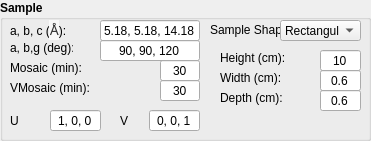
   <widget class="QGroupBox" name="groupBox_4">
    <property name="geometry">
     <rect>
      <x>10</x>
      <y>270</y>
      <width>371</width>
      <height>141</height>
     </rect>
    </property>
    <property name="font">
     <font>
      <weight>75</weight>
      <bold>true</bold>
     </font>
    </property>
    <property name="title">
     <string>Sample</string>
    </property>
    <widget class="QLabel" name="sample_height_label">
     <property name="geometry">
      <rect>
       <x>220</x>
       <y>50</y>
       <width>101</width>
       <height>16</height>
      </rect>
     </property>
     <property name="sizePolicy">
      <sizepolicy hsizetype="Fixed" vsizetype="Fixed">
       <horstretch>0</horstretch>
       <verstretch>0</verstretch>
      </sizepolicy>
     </property>
     <property name="minimumSize">
      <size>
       <width>71</width>
       <height>16</height>
      </size>
     </property>
     <property name="font">
      <font>
       <weight>50</weight>
       <bold>false</bold>
      </font>
     </property>
     <property name="text">
      <string>Height (cm):</string>
     </property>
     <property name="alignment">
      <set>Qt::AlignLeading|Qt::AlignLeft|Qt::AlignVCenter</set>
     </property>
    </widget>
    <widget class="QLabel" name="sample_v_label">
     <property name="geometry">
      <rect>
       <x>120</x>
       <y>110</y>
       <width>21</width>
       <height>21</height>
      </rect>
     </property>
     <property name="minimumSize">
      <size>
       <width>21</width>
       <height>21</height>
      </size>
     </property>
     <property name="font">
      <font>
       <weight>50</weight>
       <bold>false</bold>
      </font>
     </property>
     <property name="text">
      <string>V</string>
     </property>
    </widget>
    <widget class="QLabel" name="sample_u_label">
     <property name="geometry">
      <rect>
       <x>10</x>
       <y>110</y>
       <width>21</width>
       <height>21</height>
      </rect>
     </property>
     <property name="minimumSize">
      <size>
       <width>21</width>
       <height>21</height>
      </size>
     </property>
     <property name="font">
      <font>
       <weight>50</weight>
       <bold>false</bold>
      </font>
     </property>
     <property name="text">
      <string>U</string>
     </property>
    </widget>
    <widget class="QLabel" name="sample_shape_label">
     <property name="geometry">
      <rect>
       <x>210</x>
       <y>20</y>
       <width>101</width>
       <height>20</height>
      </rect>
     </property>
     <property name="font">
      <font>
       <weight>50</weight>
       <bold>false</bold>
      </font>
     </property>
     <property name="text">
      <string>Sample Shape</string>
     </property>
     <property name="alignment">
      <set>Qt::AlignLeading|Qt::AlignLeft|Qt::AlignVCenter</set>
     </property>
    </widget>
    <widget class="QLineEdit" name="sample_u_input">
     <property name="geometry">
      <rect>
       <x>50</x>
       <y>110</y>
       <width>51</width>
       <height>21</height>
      </rect>
     </property>
     <property name="minimumSize">
      <size>
       <width>40</width>
       <height>21</height>
      </size>
     </property>
     <property name="maximumSize">
      <size>
       <width>100</width>
       <height>21</height>
      </size>
     </property>
     <property name="font">
      <font>
       <weight>50</weight>
       <bold>false</bold>
      </font>
     </property>
     <property name="text">
      <string>1, 0, 0</string>
     </property>
     <property name="alignment">
      <set>Qt::AlignCenter</set>
     </property>
    </widget>
    <widget class="QLineEdit" name="sample_vmosaic_input">
     <property name="geometry">
      <rect>
       <x>160</x>
       <y>80</y>
       <width>40</width>
       <height>21</height>
      </rect>
     </property>
     <property name="minimumSize">
      <size>
       <width>40</width>
       <height>21</height>
      </size>
     </property>
     <property name="maximumSize">
      <size>
       <width>41</width>
       <height>21</height>
      </size>
     </property>
     <property name="font">
      <font>
       <weight>50</weight>
       <bold>false</bold>
      </font>
     </property>
     <property name="text">
      <string>30</string>
     </property>
     <property name="alignment">
      <set>Qt::AlignCenter</set>
     </property>
    </widget>
    <widget class="QLabel" name="sample_depth_label">
     <property name="geometry">
      <rect>
       <x>220</x>
       <y>90</y>
       <width>91</width>
       <height>16</height>
      </rect>
     </property>
     <property name="sizePolicy">
      <sizepolicy hsizetype="Fixed" vsizetype="Fixed">
       <horstretch>0</horstretch>
       <verstretch>0</verstretch>
      </sizepolicy>
     </property>
     <property name="minimumSize">
      <size>
       <width>71</width>
       <height>16</height>
      </size>
     </property>
     <property name="font">
      <font>
       <weight>50</weight>
       <bold>false</bold>
      </font>
     </property>
     <property name="text">
      <string>Depth (cm):</string>
     </property>
     <property name="alignment">
      <set>Qt::AlignLeading|Qt::AlignLeft|Qt::AlignVCenter</set>
     </property>
    </widget>
    <widget class="QLineEdit" name="sample_height_input">
     <property name="geometry">
      <rect>
       <x>320</x>
       <y>50</y>
       <width>41</width>
       <height>21</height>
      </rect>
     </property>
     <property name="minimumSize">
      <size>
       <width>41</width>
       <height>21</height>
      </size>
     </property>
     <property name="maximumSize">
      <size>
       <width>41</width>
       <height>21</height>
      </size>
     </property>
     <property name="font">
      <font>
       <weight>50</weight>
       <bold>false</bold>
      </font>
     </property>
     <property name="text">
      <string>10</string>
     </property>
     <property name="alignment">
      <set>Qt::AlignCenter</set>
     </property>
    </widget>
    <widget class="QLineEdit" name="abg_input">
     <property name="geometry">
      <rect>
       <x>100</x>
       <y>40</y>
       <width>100</width>
       <height>21</height>
      </rect>
     </property>
     <property name="sizePolicy">
      <sizepolicy hsizetype="Fixed" vsizetype="Fixed">
       <horstretch>0</horstretch>
       <verstretch>0</verstretch>
      </sizepolicy>
     </property>
     <property name="minimumSize">
      <size>
       <width>100</width>
       <height>21</height>
      </size>
     </property>
     <property name="maximumSize">
      <size>
       <width>100</width>
       <height>21</height>
      </size>
     </property>
     <property name="font">
      <font>
       <weight>50</weight>
       <bold>false</bold>
      </font>
     </property>
     <property name="text">
      <string>90, 90, 120</string>
     </property>
     <property name="alignment">
      <set>Qt::AlignCenter</set>
     </property>
    </widget>
    <widget class="QLabel" name="sample_vmosaic_label">
     <property name="geometry">
      <rect>
       <x>10</x>
       <y>80</y>
       <width>111</width>
       <height>16</height>
      </rect>
     </property>
     <property name="sizePolicy">
      <sizepolicy hsizetype="Fixed" vsizetype="Fixed">
       <horstretch>0</horstretch>
       <verstretch>0</verstretch>
      </sizepolicy>
     </property>
     <property name="minimumSize">
      <size>
       <width>111</width>
       <height>16</height>
      </size>
     </property>
     <property name="font">
      <font>
       <weight>50</weight>
       <bold>false</bold>
      </font>
     </property>
     <property name="text">
      <string>VMosaic (min):</string>
     </property>
     <property name="alignment">
      <set>Qt::AlignLeading|Qt::AlignLeft|Qt::AlignVCenter</set>
     </property>
    </widget>
    <widget class="QLabel" name="sample_mosaic_label">
     <property name="geometry">
      <rect>
       <x>10</x>
       <y>60</y>
       <width>101</width>
       <height>16</height>
      </rect>
     </property>
     <property name="sizePolicy">
      <sizepolicy hsizetype="Fixed" vsizetype="Fixed">
       <horstretch>0</horstretch>
       <verstretch>0</verstretch>
      </sizepolicy>
     </property>
     <property name="minimumSize">
      <size>
       <width>101</width>
       <height>16</height>
      </size>
     </property>
     <property name="font">
      <font>
       <weight>50</weight>
       <bold>false</bold>
      </font>
     </property>
     <property name="text">
      <string>Mosaic (min):</string>
     </property>
     <property name="alignment">
      <set>Qt::AlignLeading|Qt::AlignLeft|Qt::AlignVCenter</set>
     </property>
    </widget>
    <widget class="QLineEdit" name="sample_v_input">
     <property name="geometry">
      <rect>
       <x>149</x>
       <y>110</y>
       <width>51</width>
       <height>21</height>
      </rect>
     </property>
     <property name="minimumSize">
      <size>
       <width>40</width>
       <height>21</height>
      </size>
     </property>
     <property name="maximumSize">
      <size>
       <width>100</width>
       <height>21</height>
      </size>
     </property>
     <property name="font">
      <font>
       <weight>50</weight>
       <bold>false</bold>
      </font>
     </property>
     <property name="text">
      <string>0, 0, 1</string>
     </property>
     <property name="alignment">
      <set>Qt::AlignCenter</set>
     </property>
    </widget>
    <widget class="QLineEdit" name="abc_input">
     <property name="geometry">
      <rect>
       <x>100</x>
       <y>20</y>
       <width>100</width>
       <height>21</height>
      </rect>
     </property>
     <property name="sizePolicy">
      <sizepolicy hsizetype="Fixed" vsizetype="Fixed">
       <horstretch>0</horstretch>
       <verstretch>0</verstretch>
      </sizepolicy>
     </property>
     <property name="minimumSize">
      <size>
       <width>100</width>
       <height>21</height>
      </size>
     </property>
     <property name="maximumSize">
      <size>
       <width>100</width>
       <height>21</height>
      </size>
     </property>
     <property name="font">
      <font>
       <weight>50</weight>
       <bold>false</bold>
      </font>
     </property>
     <property name="text">
      <string>5.18, 5.18, 14.18</string>
     </property>
     <property name="alignment">
      <set>Qt::AlignCenter</set>
     </property>
    </widget>
    <widget class="QLineEdit" name="sample_width_input">
     <property name="geometry">
      <rect>
       <x>320</x>
       <y>70</y>
       <width>41</width>
       <height>21</height>
      </rect>
     </property>
     <property name="minimumSize">
      <size>
       <width>41</width>
       <height>21</height>
      </size>
     </property>
     <property name="maximumSize">
      <size>
       <width>41</width>
       <height>21</height>
      </size>
     </property>
     <property name="font">
      <font>
       <weight>50</weight>
       <bold>false</bold>
      </font>
     </property>
     <property name="text">
      <string>0.6</string>
     </property>
     <property name="alignment">
      <set>Qt::AlignCenter</set>
     </property>
    </widget>
    <widget class="QComboBox" name="sample_shape_dropdown">
     <property name="geometry">
      <rect>
       <x>280</x>
       <y>20</y>
       <width>81</width>
       <height>21</height>
      </rect>
     </property>
     <property name="font">
      <font>
       <weight>50</weight>
       <bold>false</bold>
      </font>
     </property>
     <item>
      <property name="text">
       <string>Rectangular</string>
      </property>
     </item>
     <item>
      <property name="text">
       <string>Cylindrical</string>
      </property>
     </item>
    </widget>
    <widget class="QLineEdit" name="sample_mosaic_input">
     <property name="geometry">
      <rect>
       <x>160</x>
       <y>60</y>
       <width>40</width>
       <height>21</height>
      </rect>
     </property>
     <property name="minimumSize">
      <size>
       <width>40</width>
       <height>21</height>
      </size>
     </property>
     <property name="maximumSize">
      <size>
       <width>41</width>
       <height>21</height>
      </size>
     </property>
     <property name="font">
      <font>
       <weight>50</weight>
       <bold>false</bold>
      </font>
     </property>
     <property name="text">
      <string>30</string>
     </property>
     <property name="alignment">
      <set>Qt::AlignCenter</set>
     </property>
    </widget>
    <widget class="QLineEdit" name="sample_depth_input">
     <property name="geometry">
      <rect>
       <x>320</x>
       <y>90</y>
       <width>41</width>
       <height>21</height>
      </rect>
     </property>
     <property name="minimumSize">
      <size>
       <width>41</width>
       <height>21</height>
      </size>
     </property>
     <property name="maximumSize">
      <size>
       <width>41</width>
       <height>21</height>
      </size>
     </property>
     <property name="font">
      <font>
       <weight>50</weight>
       <bold>false</bold>
      </font>
     </property>
     <property name="text">
      <string>0.6</string>
     </property>
     <property name="alignment">
      <set>Qt::AlignCenter</set>
     </property>
    </widget>
    <widget class="QLabel" name="abc_label">
     <property name="geometry">
      <rect>
       <x>10</x>
       <y>20</y>
       <width>61</width>
       <height>20</height>
      </rect>
     </property>
     <property name="sizePolicy">
      <sizepolicy hsizetype="Fixed" vsizetype="Fixed">
       <horstretch>0</horstretch>
       <verstretch>0</verstretch>
      </sizepolicy>
     </property>
     <property name="minimumSize">
      <size>
       <width>61</width>
       <height>20</height>
      </size>
     </property>
     <property name="font">
      <font>
       <weight>50</weight>
       <bold>false</bold>
      </font>
     </property>
     <property name="text">
      <string>&lt;html&gt;&lt;head/&gt;&lt;body&gt;&lt;p&gt;a, b, c (&lt;span style=&quot; font-family:'Open Sans,Helvetica Neue,Helvetica,Arial,sans-serif'; font-size:14px; color:#333333; background-color:#f9f9f9;&quot;&gt;Å&lt;/span&gt;):&lt;/p&gt;&lt;/body&gt;&lt;/html&gt;</string>
     </property>
    </widget>
    <widget class="QLabel" name="sample_width_label">
     <property name="geometry">
      <rect>
       <x>220</x>
       <y>70</y>
       <width>91</width>
       <height>16</height>
      </rect>
     </property>
     <property name="sizePolicy">
      <sizepolicy hsizetype="Fixed" vsizetype="Fixed">
       <horstretch>0</horstretch>
       <verstretch>0</verstretch>
      </sizepolicy>
     </property>
     <property name="minimumSize">
      <size>
       <width>71</width>
       <height>16</height>
      </size>
     </property>
     <property name="font">
      <font>
       <weight>50</weight>
       <bold>false</bold>
      </font>
     </property>
     <property name="text">
      <string>Width (cm):</string>
     </property>
     <property name="alignment">
      <set>Qt::AlignLeading|Qt::AlignLeft|Qt::AlignVCenter</set>
     </property>
    </widget>
    <widget class="QLabel" name="abg_label">
     <property name="geometry">
      <rect>
       <x>10</x>
       <y>40</y>
       <width>63</width>
       <height>16</height>
      </rect>
     </property>
     <property name="sizePolicy">
      <sizepolicy hsizetype="Fixed" vsizetype="Fixed">
       <horstretch>0</horstretch>
       <verstretch>0</verstretch>
      </sizepolicy>
     </property>
     <property name="minimumSize">
      <size>
       <width>63</width>
       <height>16</height>
      </size>
     </property>
     <property name="font">
      <font>
       <weight>50</weight>
       <bold>false</bold>
      </font>
     </property>
     <property name="text">
      <string>&lt;html&gt;&lt;head/&gt;&lt;body&gt;&lt;p&gt;a, b,g (deg):&lt;/p&gt;&lt;/body&gt;&lt;/html&gt;</string>
     </property>
    </widget>
   </widget>
